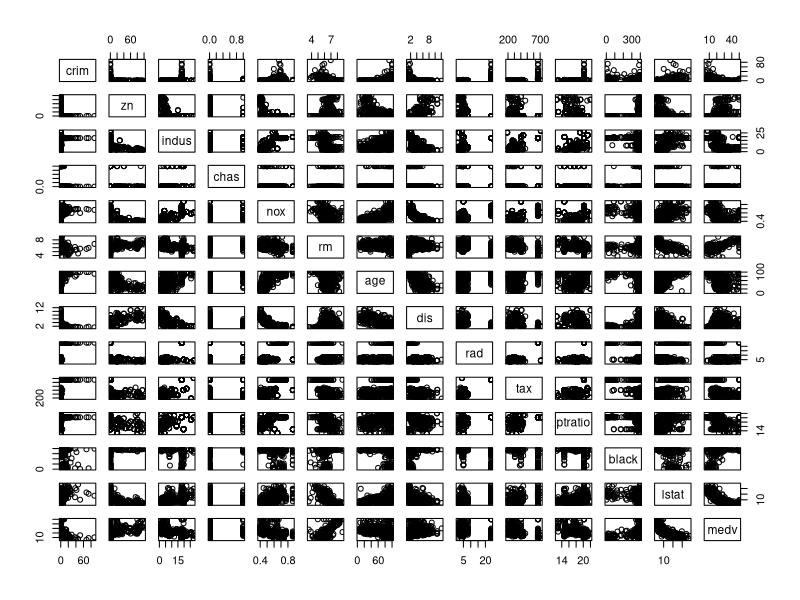
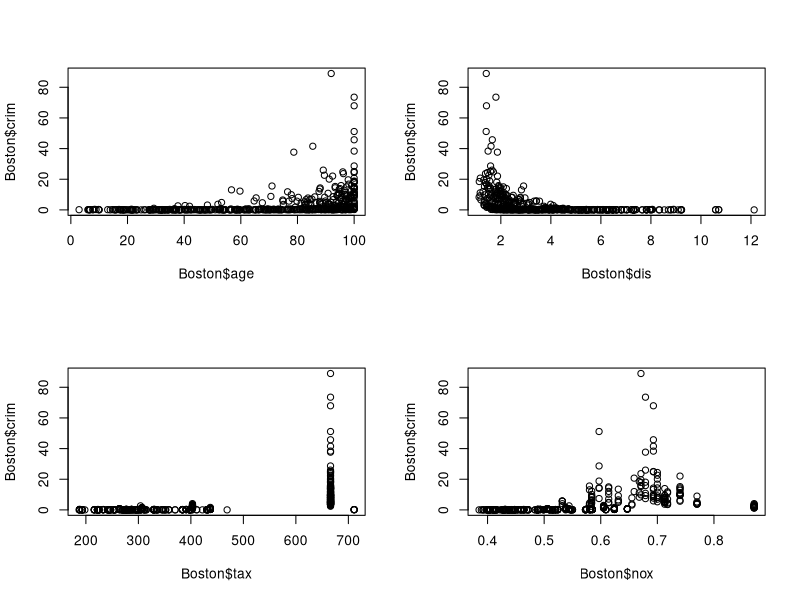
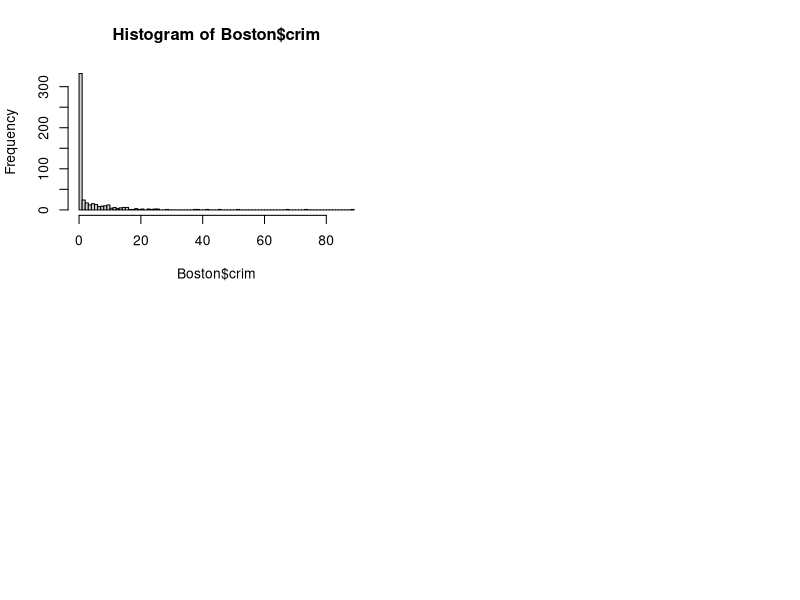
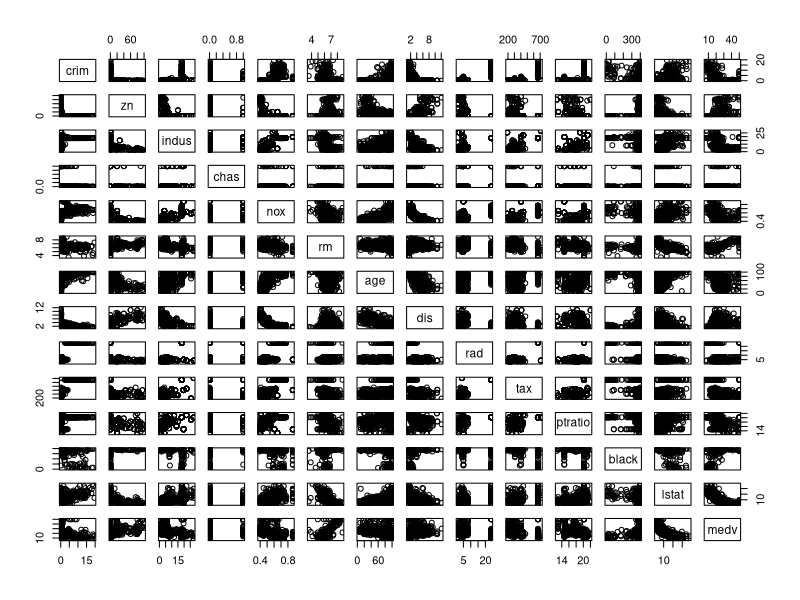
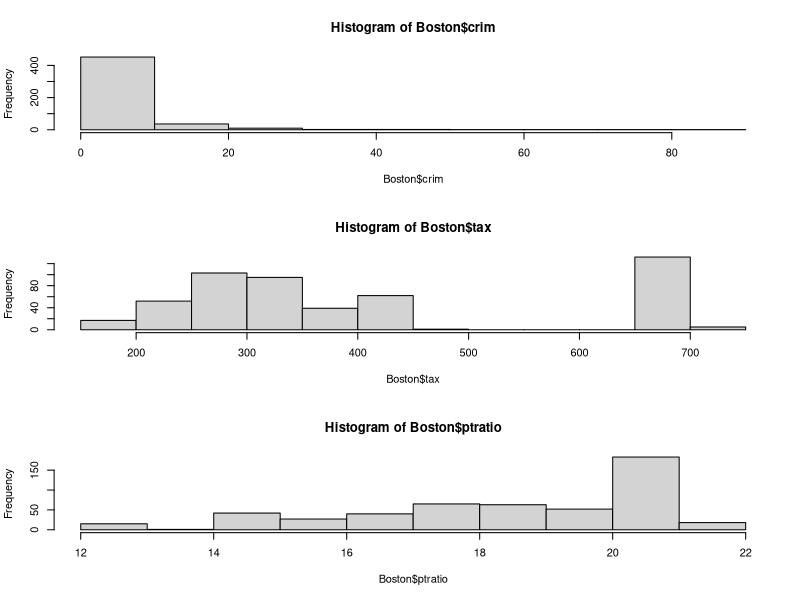
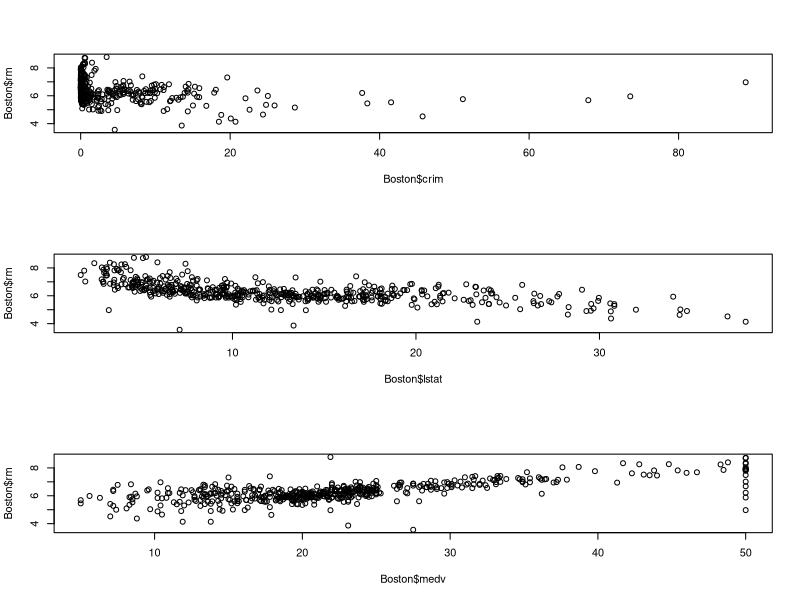

The R source for these figures, in order:
## ---- chunk 1
knitr::opts_chunk$set(echo = TRUE)
## ---- chunk 2
library(MASS)
Boston
?Boston
nrow(Boston) #rows in data set
ncol(Boston) #columns in data set
## ---- chunk 3
pairs(Boston)
par(mfrow = c(2,2))
plot(Boston$age, Boston$crim) #As age increases there is a postive correlation to crime rate
plot(Boston$dis, Boston$crim) #As distance from employment center increases crime rates decrease
plot(Boston$tax, Boston$crim) #Tax does not seem to be that effected until greater than 650 and crime rate then increases
plot(Boston$nox, Boston$crim) #As nitrogen oxide concentration increases crime rates increase
## ---- chunk 4
hist(Boston$crim, breaks = 100) #20% fall under crime rates
pairs(Boston[Boston$crim < 20, ]) #possible predictors include: zn, nox, age, dis, and ptratio
## ---- chunk 5
par(mfrow = c(3,1))
hist(Boston$crim) #about 20 suburbs with high crime rates
hist(Boston$tax) #crime rates have a influxes by tax from 200-400 and spike again around 650-700 (both in $10,000s)
hist(Boston$ptratio) #crime rates increase significantly at 20
## ---- chunk 6
nrow(Boston[Boston$chas == 1, ]) #35 suburbs found bound by Charles River
## ---- chunk 7
median(Boston$ptratio) #Median pupil-teacher ratio of 19.05 in the data set
## ---- chunk 8
min(Boston$medv) #$5000 is the lowest median value of owner-occupied homes
which.min(Boston$medv) #This is suburb 399 has the lowest median value
## ---- chunk 9
summary(Boston$rm > 7) #total of avg rooms greater than 7 = 64
summary(Boston$rm > 8) #total of avg rooms greater than 8 = 13
plot(Boston$crim, Boston$rm)
plot(Boston$lstat, Boston$rm)
plot(Boston$medv, Boston$rm)
